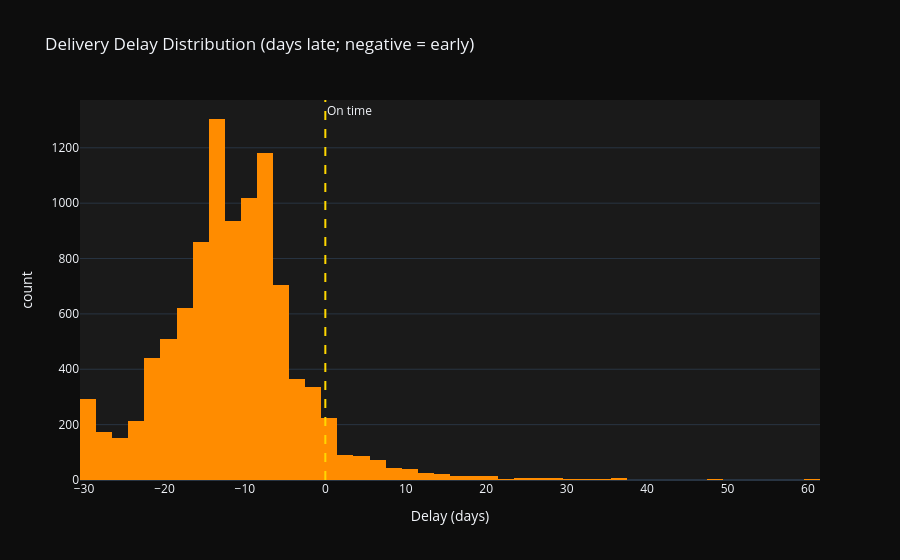

The code cell stored with this chart in its notebook:
### Markdown cell above
## 6. Delivery Performance

### Code cell
# On-time delivery overview
delivered = orders[orders.on_time_delivery.notna()]
on_time_pct = delivered.on_time_delivery.mean() * 100
print(f"Overall on-time delivery rate: {on_time_pct:.1f}%")

# Delay distribution
delay_df = orders[orders.delivery_delay_days.notna()].copy()
delay_df["delay_clamped"] = delay_df["delivery_delay_days"].clip(-30, 60)
fig = px.histogram(
    delay_df, x="delay_clamped", nbins=60,
    title="Delivery Delay Distribution (days late; negative = early)",
    labels={"delay_clamped": "Delay (days)"},
    color_discrete_sequence=["#FF8C00"],
)
fig.add_vline(x=0, line_dash="dash", line_color="#FFD700", annotation_text="On time")
fig.update_layout(template="plotly_dark", paper_bgcolor="#0D0D0D", plot_bgcolor="#1A1A1A")
fig.show()

### Figure 1 — Plotly figure (JSON) as saved in the notebook; plotly's stock layout.template omitted (floating-point values rounded to 4 significant figures; data arrays with more than 128 entries replaced by an {"elided": "..."} marker saying what was removed)
{"data": [{"bingroup": "x", "hovertemplate": "Delay (days)=%{x}<br>count=%{y}<extra></extra>", "legendgroup": "", "marker": {"color": "#FF8C00", "pattern": {"shape": ""}}, "name": "", "nbinsx": 60, "orientation": "v", "showlegend": false, "type": "histogram", "x": {"elided": "9802 int values"}, "xaxis": "x", "yaxis": "y"}], "layout": {"annotations": [{"showarrow": false, "text": "On time", "x": 0, "xanchor": "left", "xref": "x", "y": 1, "yanchor": "top", "yref": "y domain"}], "barmode": "relative", "legend": {"tracegroupgap": 0}, "paper_bgcolor": "#0D0D0D", "plot_bgcolor": "#1A1A1A", "shapes": [{"line": {"color": "#FFD700", "dash": "dash"}, "type": "line", "x0": 0, "x1": 0, "xref": "x", "y0": 0, "y1": 1, "yref": "y domain"}], "title": {"text": "Delivery Delay Distribution (days late; negative = early)"}, "xaxis": {"anchor": "y", "domain": [0, 1], "title": {"text": "Delay (days)"}}, "yaxis": {"anchor": "x", "domain": [0, 1], "title": {"text": "count"}}}}
